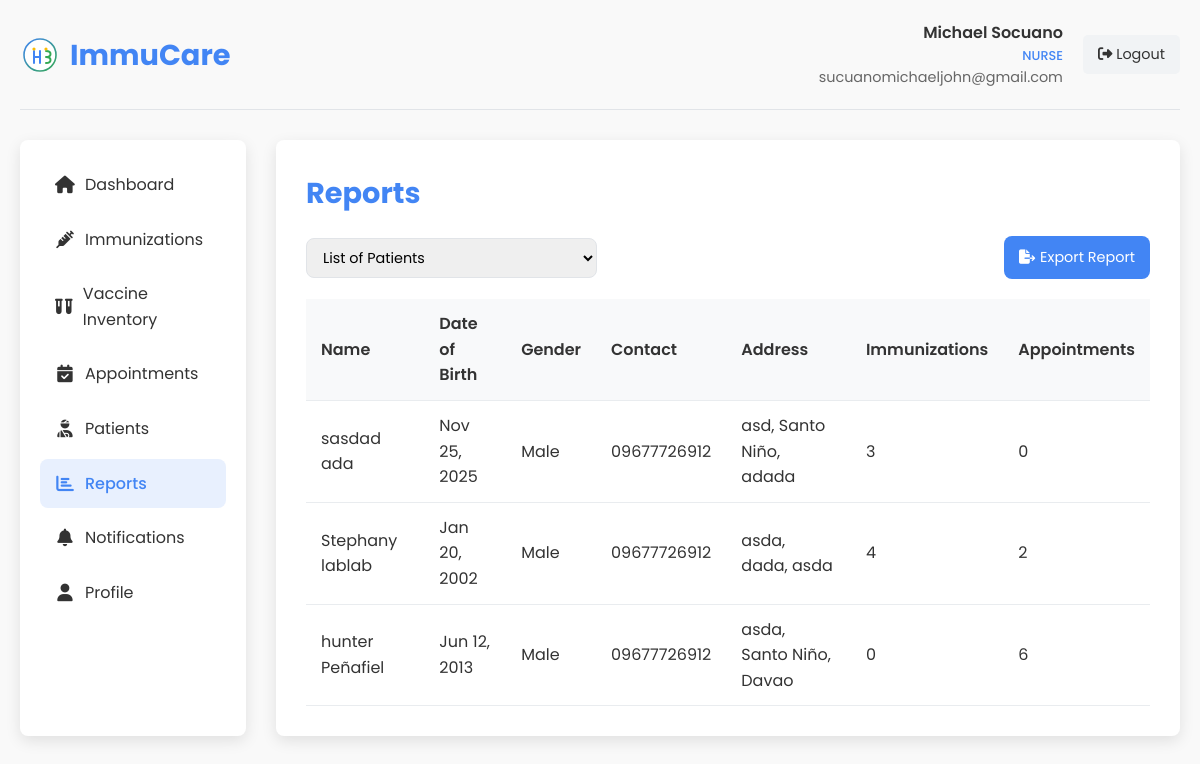
Page /nurse_reports.php (signed in) on the committed database.
### tables this page shows
CREATE TABLE `patients` (
  `id` int(11) NOT NULL,
  `user_id` int(11) DEFAULT NULL,
  `first_name` varchar(50) NOT NULL,
  `middle_name` varchar(50) DEFAULT NULL,
  `last_name` varchar(50) NOT NULL,
  `date_of_birth` date NOT NULL,
  `gender` enum('male','female','other') NOT NULL,
  `blood_type` varchar(10) DEFAULT NULL COMMENT 'Patient blood type (A+, A-, B+, B-, AB+, AB-, O+, O-)',
  `purok` text NOT NULL,
  `city` varchar(100) NOT NULL,
  `province` varchar(100) NOT NULL,
  `postal_code` varchar(20) DEFAULT NULL,
  `phone_number` varchar(20) DEFAULT NULL,
  `email` varchar(255) DEFAULT NULL,
  `medical_history` text DEFAULT NULL,
  `allergies` text DEFAULT NULL,
  `diagnosis` text DEFAULT NULL COMMENT 'Patient diagnosis information',
  `created_at` datetime NOT NULL,
  `updated_at` timestamp NOT NULL DEFAULT current_timestamp() ON UPDATE current_timestamp()
);

### nurse_reports.php (the view, shortened to what this page needs)
<?php
$user_name = isset($_SESSION['user_name']) ? $_SESSION['user_name'] : 'Nurse';
$user_email = isset($_SESSION['user_email']) ? $_SESSION['user_email'] : '';
$conn = new mysqli(DB_HOST, DB_USER, DB_PASS, DB_NAME);
$stmt = $conn->prepare("
    SELECT
        p.*,
        COUNT(DISTINCT i.id) as immunization_count,
        COUNT(DISTINCT a.id) as appointment_count
    FROM patients p
    LEFT JOIN immunizations i ON p.id = i.patient_id
    LEFT JOIN appointments a ON p.id = a.patient_id
    GROUP BY p.id
    ORDER BY p.last_name, p.first_name
");
$stmt->execute();
$patients_result = $stmt->get_result();
$patients_data = [];
while ($row = $patients_result->fetch_assoc()) {
    $patients_data[] = $row;
}
?>
<!DOCTYPE html>
<html lang="en">
<head>
    <link rel="stylesheet" href="styles.css">
    <link rel="stylesheet" href="https://cdnjs.cloudflare.com/ajax/libs/font-awesome/6.4.0/css/all.min.css">
</head>
<body>
    <div class="dashboard-container">
        <div class="dashboard-header">
            <div class="dashboard-logo">
                <img src="images/logo.svg" alt="ImmuCare Logo">
                <h1>ImmuCare</h1>
            </div>
            <div class="user-menu">
                <div class="user-info">
                    <div class="user-name"><?php echo htmlspecialchars($user_name); ?></div>
                    <div class="user-role">Nurse</div>
                    <div class="user-email"><?php echo htmlspecialchars($user_email); ?></div>
                </div>
                <a href="?logout=1" class="logout-btn">
                    <i class="fas fa-sign-out-alt"></i> Logout
                </a>
            </div>
        </div>
        <div class="dashboard-content">
            <div class="sidebar">
                <ul class="sidebar-menu">
                    <li><a href="nurse_dashboard.php"><i class="fas fa-home"></i> Dashboard</a></li>
                    <li><a href="nurse_immunizations.php"><i class="fas fa-syringe"></i> Immunizations</a></li>
                    <li><a href="nurse_vaccine_inventory.php"><i class="fas fa-vials"></i> Vaccine Inventory</a></li>
                    <li><a href="nurse_appointments.php"><i class="fas fa-calendar-check"></i> Appointments</a></li>
                    <li><a href="nurse_patients.php"><i class="fas fa-user-injured"></i> Patients</a></li>
                    <li><a href="nurse_reports.php" class="active"><i class="fas fa-chart-bar"></i> Reports</a></li>
                    <li><a href="nurse_notifications.php"><i class="fas fa-bell"></i> Notifications</a></li>
                    <li><a href="nurse_profile.php"><i class="fas fa-user"></i> Profile</a></li>
                </ul>
            </div>
            <div class="main-content">
                <h2 class="page-title">Reports</h2>
                <div class="report-actions">
                    <div class="report-filter">
                        <select id="report-type">
                            <option value="patients">List of Patients</option>
                        </select>
                    </div>
                    <div>
                        <a href="#" class="export-btn" onclick="exportReport()">
                            <i class="fas fa-file-export"></i> Export Report
                        </a>
                    </div>
                </div>
                <div id="patients-report">
                    <table class="report-table">
                        <thead>
                            <tr>
                                <th>Name</th>
                                <th>Date of Birth</th>
                                <th>Gender</th>
                                <th>Contact</th>
                                <th>Address</th>
                                <th>Immunizations</th>
                                <th>Appointments</th>
                            </tr>
                        </thead>
                        <tbody>
                            <?php foreach ($patients_data as $patient): ?>
                                <tr>
                                    <td><?php echo htmlspecialchars($patient['first_name'] . ' ' . $patient['last_name']); ?></td>
                                    <td><?php echo date('M j, Y', strtotime($patient['date_of_birth'])); ?></td>
                                    <td><?php echo ucfirst($patient['gender']); ?></td>
                                    <td><?php echo htmlspecialchars($patient['phone_number']); ?></td>
                                    <td>
                                        <?php echo htmlspecialchars($patient['purok'] . ', ' .
                                            $patient['city'] . ', ' .
                                            $patient['province']); ?>
                                    </td>
                                    <td><?php echo $patient['immunization_count']; ?></td>
                                    <td><?php echo $patient['appointment_count']; ?></td>
                                </tr>
                            <?php endforeach; ?>
                        </tbody>
                    </table>
                </div>
            </div>
        </div>
    </div>
</body>
</html>

### styles.css (style rules this page uses)
:root { --primary-color: #4285f4; --secondary-color: #34a853; --accent-color: #fbbc05; --text-color: #333; --light-text: #666; --bg-light: #f9f9f9; --bg-white: #ffffff; --shadow: 0 5px 15px rgba(0, 0, 0, 0.1); --border-radius: 8px; --transition: all 0.3s ease; }
* { margin: 0; padding: 0; box-sizing: border-box; }
html { scroll-behavior: smooth; }
body { font-family: 'Poppins', sans-serif; line-height: 1.6; color: var(--text-color); background-color: var(--bg-light); }
a { text-decoration: none; color: inherit; }
ul { list-style: none; }
img { max-width: 100%; height: auto; }

### nurse_reports.php (style rules this page uses)
.dashboard-container { max-width: 1200px; margin: 0 auto; padding: 20px; }
.dashboard-header { display: flex; justify-content: space-between; align-items: center; margin-bottom: 30px; padding-bottom: 20px; border-bottom: 1px solid #e1e4e8; }
.dashboard-logo { display: flex; align-items: center; }
.dashboard-logo img { height: 40px; margin-right: 10px; }
.dashboard-logo h1 { font-size: 1.8rem; color: var(--primary-color); margin: 0; }
.user-menu { display: flex; align-items: center; }
.user-info { margin-right: 20px; text-align: right; }
.user-name { font-weight: 600; color: var(--text-color); }
.user-role { font-size: 0.8rem; color: var(--primary-color); font-weight: 500; text-transform: uppercase; }
.user-email { font-size: 0.9rem; color: var(--light-text); }
.logout-btn { padding: 8px 15px; background-color: #f1f3f5; color: var(--text-color); border-radius: 5px; font-size: 0.9rem; transition: var(--transition); text-decoration: none; }
.dashboard-content { display: grid; grid-template-columns: 1fr 4fr; gap: 30px; }
.sidebar { background-color: var(--bg-white); border-radius: var(--border-radius); box-shadow: var(--shadow); padding: 20px; }
.sidebar-menu { list-style: none; padding: 0; margin: 0; }
.sidebar-menu li { margin-bottom: 5px; }
.sidebar-menu a { display: flex; align-items: center; padding: 12px 15px; border-radius: var(--border-radius); color: var(--text-color); transition: var(--transition); text-decoration: none; }
.sidebar-menu a.active { background-color: #e8f0fe; color: var(--primary-color); font-weight: 500; }
.sidebar-menu i { margin-right: 10px; font-size: 1.1rem; width: 20px; text-align: center; }
.main-content { background-color: var(--bg-white); border-radius: var(--border-radius); box-shadow: var(--shadow); padding: 30px; }
.page-title { font-size: 1.8rem; color: var(--primary-color); margin-bottom: 20px; }
.report-actions { display: flex; justify-content: space-between; align-items: center; margin-bottom: 20px; }
.report-filter { display: flex; gap: 10px; align-items: center; }
.report-filter select { padding: 8px 12px; border: 1px solid #e1e4e8; border-radius: var(--border-radius); font-family: 'Poppins', sans-serif; font-size: 0.9rem; }
.export-btn { padding: 10px 15px; background-color: var(--primary-color); color: white; border: none; border-radius: var(--border-radius); font-size: 0.9rem; cursor: pointer; transition: var(--transition); text-decoration: none; display: flex; align-items: center; }
.export-btn i { margin-right: 5px; }
.report-table { width: 100%; border-collapse: collapse; margin-top: 20px; }
.report-table th, .report-table td { padding: 12px 15px; text-align: left; border-bottom: 1px solid #e9ecef; }
.report-table th { background-color: #f8f9fa; font-weight: 600; color: var(--text-color); }

### rows in the picture
patients: first_name+last_name "sasdad ada", date_of_birth "Nov 25, 2025", gender "Male", phone_number "09677726912", purok+city+province "asd, Santo Niño, adada", immunization_count "3", appointment_count "0"
patients: first_name+last_name "Stephany lablab", date_of_birth "Jan 20, 2002", gender "Male", phone_number "09677726912", purok+city+province "asda, dada, asda", immunization_count "4", appointment_count "2"
patients: first_name+last_name "hunter Peñafiel", date_of_birth "Jun 12, 2013", gender "Male", phone_number "09677726912", purok+city+province "asda, Santo Niño, Davao", immunization_count "0", appointment_count "6"

### other values in the picture
$user_name "Michael Socuano"
$user_email "sucuanomichaeljohn@gmail.com"
